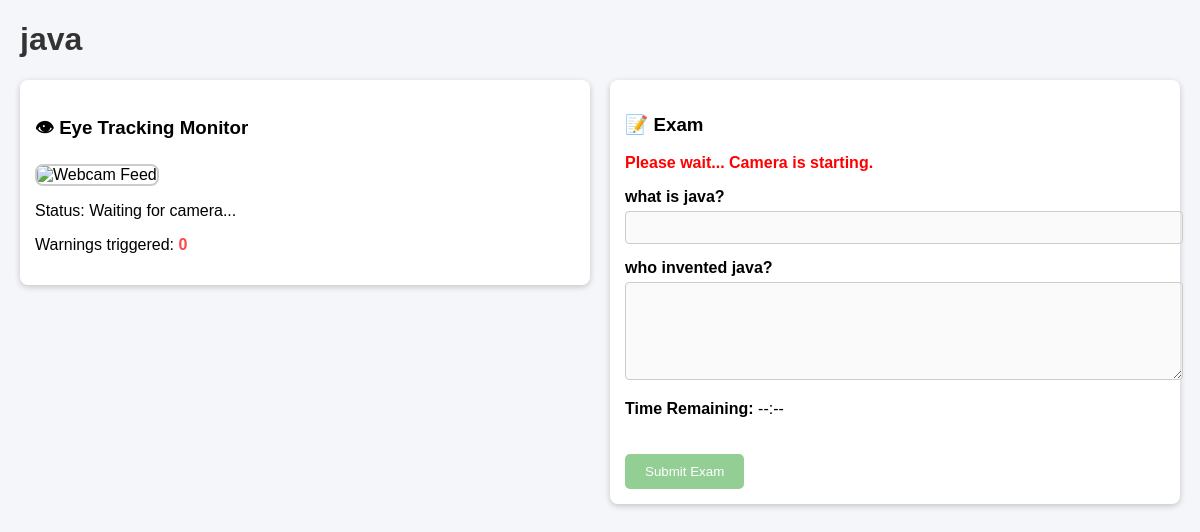
/exam/1 (signed in), run on the app's committed database.
### tables this page shows
CREATE TABLE tests(
                    id INTEGER PRIMARY KEY AUTOINCREMENT,
                    title TEXT NOT NULL,
                    description TEXT,
                    q1 TEXT,
                    q2 TEXT);

### app.py (the view, shortened to what this page needs)
@app.route('/exam/<int:test_id>', methods=['GET', 'POST'])
def exam_page(test_id):
    global blink_counter
    if not session.get('student_logged_in'):
        return redirect(url_for('student_login'))
    conn = get_db_connection()
    test = conn.execute("SELECT * FROM tests WHERE id = ?", (test_id,)).fetchone()
    conn.close()
    if not test:
        return "Test not found."
    return render_template('exam.html', test=test)

### app.py (called while the page is built)
def get_db_connection():
    conn = sqlite3.connect('database.db')
    conn.row_factory = sqlite3.Row
    return conn

### templates/exam.html (shortened to what this page needs)
<!DOCTYPE html>
<html lang="en">
<head>
</head>
<body>
    <h1>{{ test.title }}</h1>
    <div class="container">
        <div class="video-section">
            <h3>👁 Eye Tracking Monitor</h3>
            <img id="cameraFeed" src="{{ url_for('video_feed') }}" alt="Webcam Feed">
            <p id="status">Status: Waiting for camera...</p>
            <p>Warnings triggered: <span id="alertCount">0</span></p>
        </div>
        <div class="exam-section">
            <h3>📝 Exam</h3>
            <p id="overlay-message">Please wait... Camera is starting.</p>
            <form id="examForm" method="POST" action="{{ url_for('exam_page', test_id=test.id) }}">
                <label><b>{{ test.q1 }}</b></label>
                <input type="text" name="q1" required disabled>
                <label><b>{{ test.q2 }}</b></label>
                <textarea name="q2" required style="height:80px;" disabled></textarea>
                <p><b>Time Remaining:</b> <span id="timer">--:--</span></p>
                <button type="submit" id="submitBtn" disabled>Submit Exam</button>
            </form>
        </div>
    </div>
</body>
</html>

### templates/exam.html (style rules this page uses)
body { font-family: Arial, sans-serif; margin: 20px; background: #f4f6f9; }
h1 { color: #333; }
label { display: block; margin-top: 15px; }
input[type="text"], textarea { width: 100%; padding: 8px; margin-top: 5px; border: 1px solid #ccc; border-radius: 4px; }
button { margin-top: 20px; padding: 10px 20px; background-color: #4CAF50; color: white; border: none; cursor: not-allowed; border-radius: 5px; opacity: 0.6; }
.container { display: flex; justify-content: space-between; align-items: flex-start; gap: 20px; }
.video-section, .exam-section { width: 48%; background: #fff; padding: 15px; border-radius: 8px; box-shadow: 0 2px 6px rgba(0,0,0,0.2); }
.video-section img { width: 100%; max-width: 640px; height: auto; border: 2px solid #ccc; border-radius: 8px; }
#overlay-message { color: red; font-weight: bold; }
#alertCount { font-weight: bold; color: #ff4444; }

### data on the page
tests: title "java", q1 "what is java?", q2 "who invented java?"
